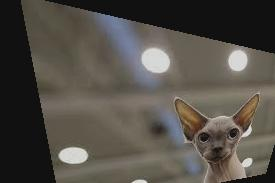
#> input picture dataset/train/0/aug_102_0.jpg, 275 x 183 px; its folder holds only this picture in this run
$ jupyter execute --allow-errors main.ipynb   (older library calls are emulated)
#> lines starting #> are read from the running program, lines starting #| are printed output that depends on the picture
#> further down, img is the input picture: PIL image 275x183 RGB; mean R, G, B 84.1, 79.4, 72.3
[cell 1]
import os
import shutil
import random
from sklearn.model_selection import train_test_split
import augly.image as imaugs
from PIL import Image
from tqdm import tqdm
from augly.image.composition import Compose

[cell 2]
cat_dir = "cats"
dog_dir = "dogs"
combined_dir = "original_dataset"

if not os.path.exists(combined_dir):
    os.makedirs(combined_dir)

data = []
labels = []

#> (the rest of this cell did not finish here and is left out)

[cell 3]
cat_dir = "cats"
dog_dir = "dogs"
combined_dir = "dataset"

if not os.path.exists(combined_dir):
    os.makedirs(combined_dir)

data = []
labels = []

#> (the rest of this cell did not finish here and is left out)

[cell 4]
import numpy as np
np.float = float
import os
import random
from PIL import Image
import augly.image.functional as imf

train_dir = "dataset/train"
labels = ["0", "1"]

def apply_random_augmentations(img):
    """Applies 3 random augmentations (with different transformations) to an image."""
    augmentations = [
        lambda img: imf.crop(img,
                             x1=random.uniform(0, 0.2),
                             y1=random.uniform(0, 0.2),
                             x2=random.uniform(0.8, 1.0),
                             y2=random.uniform(0.8, 1.0)),

        lambda img: imf.color_jitter(img,
                                     brightness_factor=random.uniform(0.8, 1.2),
                                     contrast_factor=random.uniform(0.8, 1.2),
                                     saturation_factor=random.uniform(0.8, 1.2)),

        lambda img: imf.grayscale(img),

        lambda img: imf.opacity(img, level=random.uniform(0.7, 1.0)),

        lambda img: imf.blur(img, radius=random.uniform(1, 3)),

        lambda img: imf.rotate(img, degrees=random.uniform(-30, 30)),

        lambda img: imf.perspective_transform(img, sigma=random.uniform(20, 40)),

        lambda img: imf.brightness(img, factor=random.uniform(0.8, 1.2)),

        lambda img: imf.hflip(img),  # Horizontal Flip

        lambda img: imf.vflip(img)   # Vertical Flip
    ]

    selected_augs = random.sample(augmentations, 3)

    for aug in selected_augs:
        img = aug(img)

    return img

#> (the rest of this cell did not finish here and is left out)

[cell 5]
import os
import matplotlib.pyplot as plt
import numpy as np

def count_images(directory):
    counts = {}
    for label in ["0", "1"]:
        label_dir = os.path.join(directory, label)
        if os.path.exists(label_dir):
            counts[label] = len(os.listdir(label_dir))
        else:
            counts[label] = 0
    return counts

original_train_dir = "original_dataset/train"
original_test_dir = "original_dataset/test"
augmented_train_dir = "dataset/train"
augmented_test_dir = "dataset/test"

original_train_counts = count_images(original_train_dir)
original_test_counts = count_images(original_test_dir)
augmented_train_counts = count_images(augmented_train_dir)
augmented_test_counts = count_images(augmented_test_dir)

labels = ["Train Cats", "Train Dogs", "Test Cats", "Test Dogs"]
original_counts = [
    original_train_counts["0"], original_train_counts["1"],
    original_test_counts["0"], original_test_counts["1"]
]
augmented_counts = [
    augmented_train_counts["0"], augmented_train_counts["1"],
    augmented_test_counts["0"], augmented_test_counts["1"]
]

x = np.arange(len(labels))
width = 0.3

fig, axes = plt.subplots(1, 2, figsize=(14, 6))

axes[0].bar(x - width/2, original_counts, width, label="Original", color="blue")
axes[0].bar(x + width/2, augmented_counts, width, label="Augmented", color="orange")
axes[0].set_xlabel("Dataset Categories")
axes[0].set_ylabel("Number of Images")
axes[0].set_title("Comparison of Image Counts: Original vs. Augmented")
axes[0].set_xticks(x)
axes[0].set_xticklabels(labels)
axes[0].legend()

total_original_train = original_train_counts["0"] + original_train_counts["1"]
total_augmented_train = augmented_train_counts["0"] + augmented_train_counts["1"]

axes[1].bar(["Original Train", "Augmented Train"], [total_original_train, total_augmented_train], color=["blue", "orange"])
axes[1].set_xlabel("Dataset Type")
axes[1].set_ylabel("Total Images")
axes[1].set_title("Total Training Images Before and After Augmentation")

for i, v in enumerate([total_original_train, total_augmented_train]):
    axes[1].text(i, v + 50, str(v), ha='center', fontsize=12)

plt.tight_layout()
plt.show()
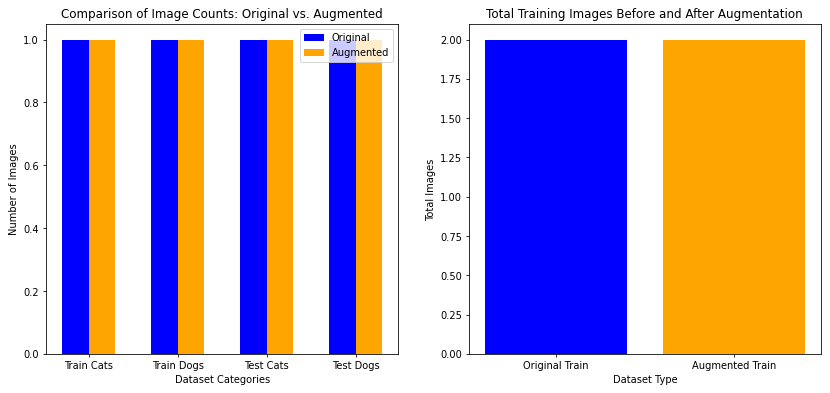
#> figure drawn by matplotlib, 2 panels

[cell 6]
import torch
import torch.nn as nn
import torch.optim as optim
import torchvision.datasets as datasets
import torchvision.transforms as transforms
from torch.utils.data import DataLoader
from torchvision import models
from sklearn.metrics import precision_score, recall_score, f1_score, accuracy_score

#> (a cell that did not finish here is left out)

#> (a cell that did not finish here is left out)

[cell 9]
import matplotlib.pyplot as plt

[cell 10]
import matplotlib.pyplot as plt

metrics = ['Accuracy', 'Precision', 'Recall', 'F1 Score']
values_with_aug = [0.6786, 0.6795, 0.6786, 0.6782]
values_without_aug = [0.5714, 0.7692, 0.5714, 0.4750]

fig, axs = plt.subplots(1, 4, figsize=(20, 5))

for i, metric in enumerate(metrics):
    bars = axs[i].bar(['Without Aug', 'With Aug'], [values_without_aug[i], values_with_aug[i]], color=['blue', 'orange'])

    for bar in bars:
        axs[i].text(bar.get_x() + bar.get_width()/2, bar.get_height(), f"{bar.get_height():.4f}",
                    ha='center', va='bottom', fontsize=12, fontweight='bold')

    axs[i].set_title(metric)
    axs[i].set_ylim(0, 1)
    axs[i].set_ylabel('Score')

plt.suptitle('Comparison of Metrics With and Without Augmentations')
plt.show()
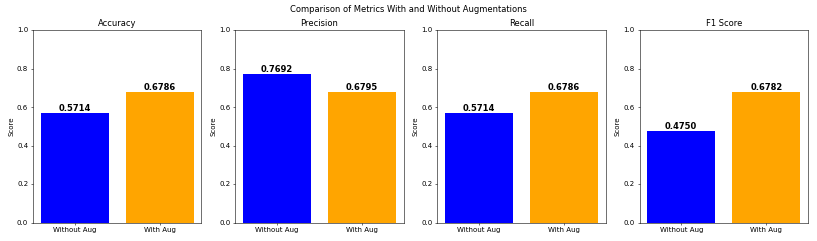
#> figure drawn by matplotlib, 4 panels
